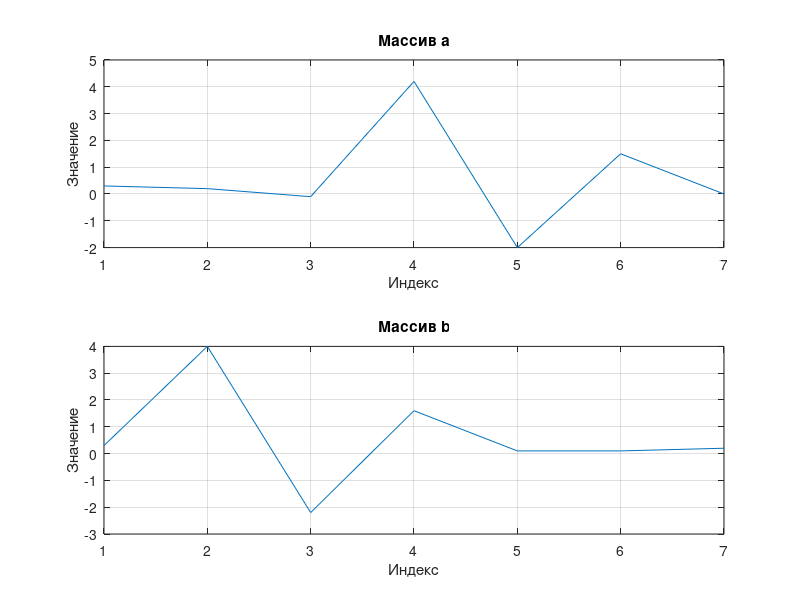
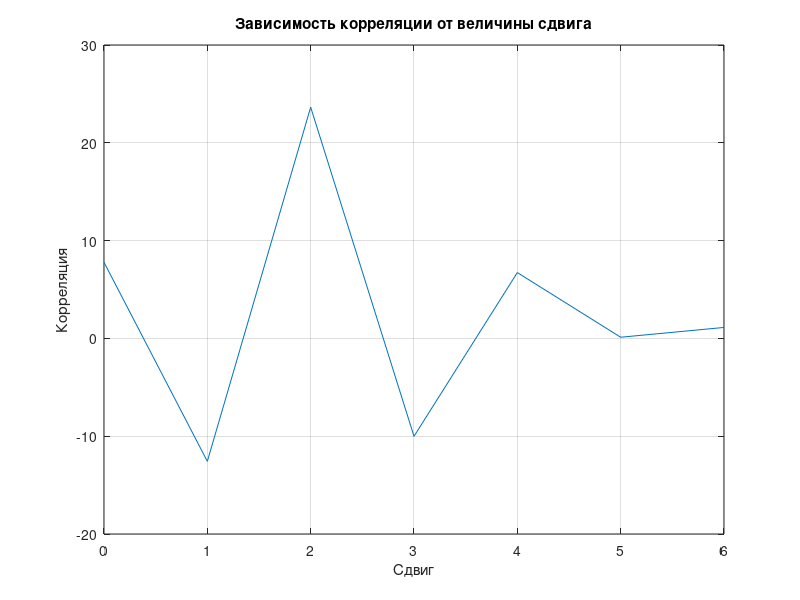
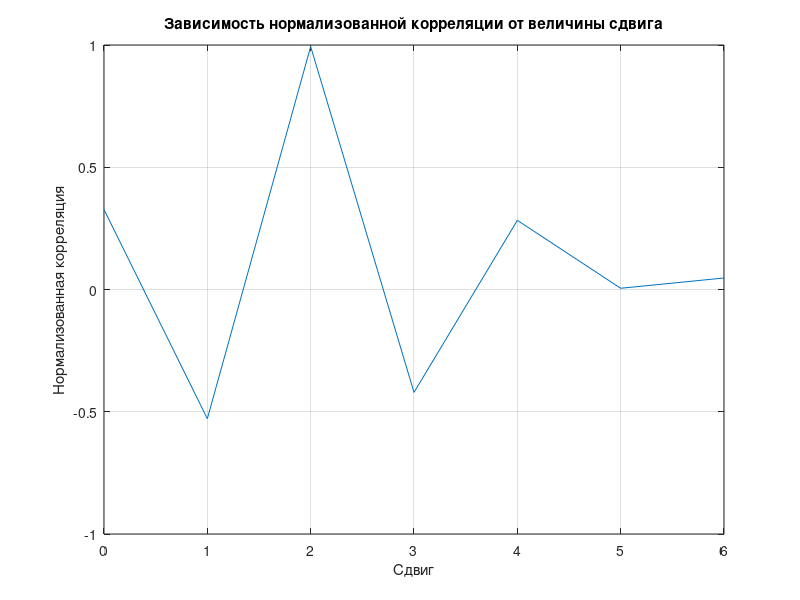
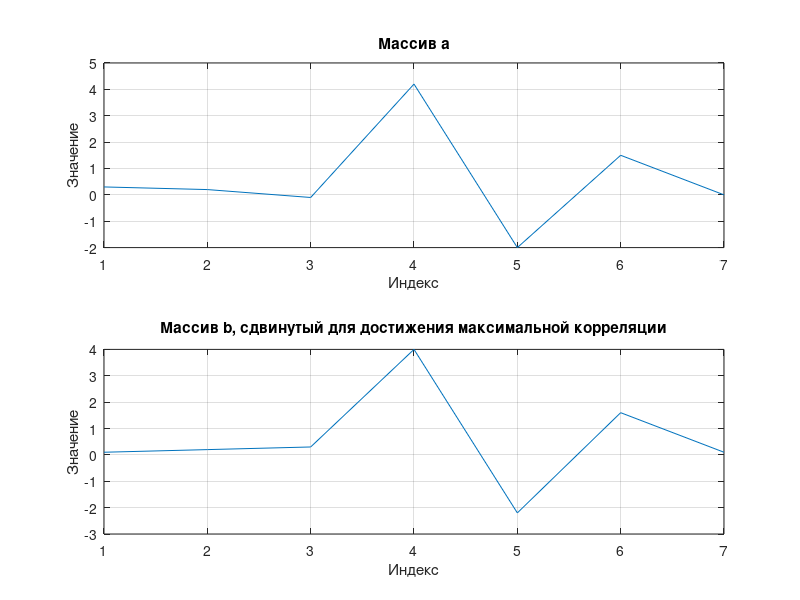

These figures' MATLAB source, in order:
a = [0.3, 0.2, -0.1, 4.2, -2, 1.5, 0];
b = [0.3, 4, -2.2, 1.6, 0.1, 0.1, 0.2];

figure;
subplot(2, 1, 1);
plot(a);
title('Массив a');
xlabel('Индекс');
ylabel('Значение');
grid on;

subplot(2, 1, 2);
plot(b);
title('Массив b');
xlabel('Индекс');
ylabel('Значение');
grid on;

corr = sum(a .* b);
norm_corr = corr / sqrt(sum(a.^2) * sum(b.^2));

fprintf('Корреляция между массивом a и массивом b: %f\n', corr);
fprintf('Нормализованная корреляция между массивом a и массивом b: %f\n', norm_corr);

num_shifts = length(b);
corr_shift = zeros(1, num_shifts);
norm_corr_shift = zeros(1, num_shifts);

for shift = 0:num_shifts-1
    b_shifted = circshift(b, shift);
    corr_shift(shift + 1) = sum(a .* b_shifted);
    norm_corr_shift(shift + 1) = sum(a .* b_shifted) / sqrt(sum(a .^2) * sum(b .^2));
end


figure;
plot(0:num_shifts-1, corr_shift);
title('Зависимость корреляции от величины сдвига');
xlabel('Сдвиг');
ylabel('Корреляция');
grid on;

figure;
plot(0:num_shifts-1, norm_corr_shift);
title('Зависимость нормализованной корреляции от величины сдвига');
xlabel('Сдвиг');
ylabel('Нормализованная корреляция');
grid on;

[max_corr, max_shift] = max(corr_shift);
max_shift = max_shift - 1;

figure;
subplot(2, 1, 1);
plot(a);
title('Массив a');
xlabel('Индекс');
ylabel('Значение');
grid on;

subplot(2, 1, 2);
plot(circshift(b, max_shift));
title('Массив b, сдвинутый для достижения максимальной корреляции');
xlabel('Индекс');
ylabel('Значение');
grid on;